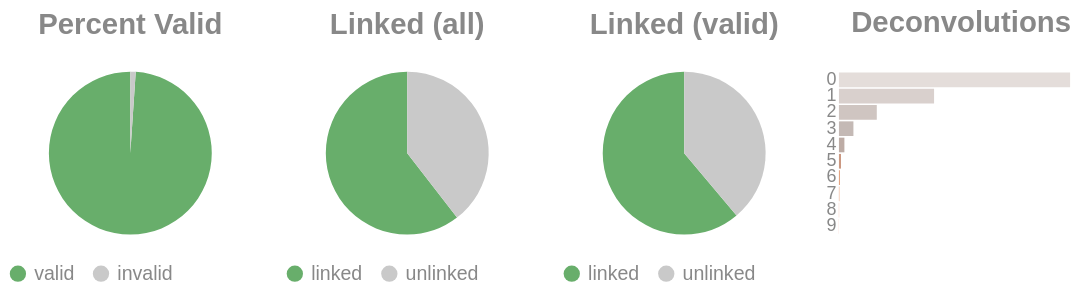

The notebook cell this image was saved under:
### Code cell
if SKIPLR:
    pass
else:
    clash = Counter()
    for i in valids['molecule'].to_list():
        _mol = i.split("-")
        if len(_mol) == 1:
            clash.update('0')
        else:
            clash.update(_mol[-1])

    _d = {"deconvolutions": [], 'count': []}
    for k,v in clash.items():
        _d['deconvolutions'].append(k)
        _d['count'].append(v)

    tot_valid = valids['reads'].sum()
    mask = valids['reads'] >= 2
    n_linked_reads = valids.filter(mask)['reads'].sum()
    if n_linked_reads == 0:
        print_html("No linked molecules (>=2 reads) were detected; skipping linked-only distributions.")
        SKIPLR = True
    else:
        perc_valid = round(tot_valid / n_reads, 4)
        linked_perc_abs = round(n_linked_reads / n_reads, 4)
        linked_perc = round(n_linked_reads / tot_valid, 4)

    _valid = pl.DataFrame({"valids": ['valid', 'invalid'], "count": [tot_valid, n_reads - tot_valid]})
    _linked_abs = pl.DataFrame({"linked (absolute)": ['linked', 'unlinked'], "count": [n_linked_reads, n_reads - n_linked_reads]})
    _linked_rel = pl.DataFrame({"linked (valids)": ['linked', 'unlinked'], "count": [n_linked_reads, tot_valid - n_linked_reads]})

    (
        alt.hconcat(
            piechart(_valid, goodval = 'valid', title = "Percent Valid"),
            piechart(_linked_abs, goodval = "linked", title =  "Linked (all)"),
            piechart(_linked_rel, goodval = "linked", title =  "Linked (valid)"),
            convolutionbar(pl.DataFrame(_d), title = "Deconvolutions"),
            center = True,
            bounds = 'flush'
        )
        .resolve_scale(color='independent')
        .resolve_legend('independent')
        .properties(usermeta={'embedOptions': {"actions": False}})
    ).display()

### Figure 1 — Vega-Lite specification as saved in the notebook (floating-point values rounded to 4 significant figures)
{"width": "container", "height": 400, "config": {"title": {"anchor": "start", "dy": -15, "fontSize": 18, "color": "#888888", "subtitleColor": "#888888", "subtitleFontSize": 14}, "arc": {"fill": "#0072B2"}, "axis": {"domainColor": "#888888", "domainWidth": 0.5, "gridWidth": 0.2, "grid": false, "titleFontWeight": 400, "titleFontSize": 15, "labelFontSize": 11, "labelColor": "#888888", "tickColor": "#888888", "tickWidth": 0.2, "titleColor": "#888888"}, "axisBand": {"grid": false}, "axisX": {"grid": true, "tickSize": 10, "domainCap": "round"}, "axisY": {"domain": false, "grid": true, "tickSize": 0, "domainCap": "round"}, "background": "transparent", "header": {"labelFontSize": 15, "labelColor": "#888888", "titleFontSize": 15, "titleFontWeight": 600, "titleColor": "#888888"}, "legend": {"labelFont": "sans-serif", "labelFontSize": 12, "labelColor": "#888888", "symbolSize": 100, "symbolType": "circle", "titleFontSize": 12, "titlePadding": 10, "titleColor": "#888888", "title": null}, "range": {"category": ["#E69F00", "#56B4E9", "#009E73", "#F0E442", "#0072B2", "#D55E00", "#CC79A7", "#000000"], "diverging": ["#cfe8f3", "#a2d4ec", "#73bfe2", "#46abdb", "#1696d2", "#12719e"]}, "area": {"fill": "#0072B2", "fillOpacity": 0.7, "line": true, "strokeOpacity": 0.7}, "line": {"color": "#0072B2", "stroke": "#0072B2", "strokeWidth": 2}, "trail": {"color": "#0072B2", "stroke": "#0072B2", "strokeWidth": 0, "size": 1}, "point": {"filled": true, "fillOpacity": 1.0, "size": 95}, "text": {"color": "#888888", "fontSize": 11, "align": "right", "fontWeight": 400, "size": 11}, "bar": {"fill": "#0072B2", "stroke": null}, "view": {"stroke": null, "continuousWidth": 660, "continuousHeight": 400}}, "hconcat": [{"data": {"name": "data-b784ee9a24d2a7c05298e9301ec8c40b"}, "mark": {"type": "arc"}, "encoding": {"color": {"field": "valids", "legend": {"orient": "bottom", "title": null}, "scale": {"domain": ["valid", "invalid"], "range": ["#68ae6b", "#C9C9C9"]}, "title": "Valids", "type": "nominal"}, "theta": {"field": "count", "type": "quantitative"}, "tooltip": [{"field": "valids", "title": "Valids", "type": "ordinal"}, {"field": "percent", "format": ".2%", "title": "Percent", "type": "quantitative"}, {"field": "count", "title": "Count", "type": "quantitative"}]}, "height": 100, "title": {"text": "Percent Valid", "align": "center", "anchor": "middle"}, "transform": [{"calculate": "datum.count / 4891032", "as": "percent"}], "width": 150}, {"data": {"name": "data-ed3e19597e9dca4ad897aa4cf2f664a7"}, "mark": {"type": "arc"}, "encoding": {"color": {"field": "linked (absolute)", "legend": {"orient": "bottom", "title": null}, "scale": {"domain": ["linked", "unlinked"], "range": ["#68ae6b", "#C9C9C9"]}, "title": "Linked (Absolute)", "type": "nominal"}, "theta": {"field": "count", "type": "quantitative"}, "tooltip": [{"field": "linked (absolute)", "title": "Linked (Absolute)", "type": "ordinal"}, {"field": "percent", "format": ".2%", "title": "Percent", "type": "quantitative"}, {"field": "count", "title": "Count", "type": "quantitative"}]}, "height": 100, "title": {"text": "Linked (all)", "align": "center", "anchor": "middle"}, "transform": [{"calculate": "datum.count / 4891032", "as": "percent"}], "width": 150}, {"data": {"name": "data-98f1d56e66bae0dfcf9c8062f8d3bbd1"}, "mark": {"type": "arc"}, "encoding": {"color": {"field": "linked (valids)", "legend": {"orient": "bottom", "title": null}, "scale": {"domain": ["linked", "unlinked"], "range": ["#68ae6b", "#C9C9C9"]}, "title": "Linked (Valids)", "type": "nominal"}, "theta": {"field": "count", "type": "quantitative"}, "tooltip": [{"field": "linked (valids)", "title": "Linked (Valids)", "type": "ordinal"}, {"field": "percent", "format": ".2%", "title": "Percent", "type": "quantitative"}, {"field": "count", "title": "Count", "type": "quantitative"}]}, "height": 100, "title": {"text": "Linked (valid)", "align": "center", "anchor": "middle"}, "transform": [{"calculate": "datum.count / 4839164", "as": "percent"}], "width": 150}, {"data": {"name": "data-8f2b9ef73b7a2c7c7a4dab6f366ed6ce"}, "mark": {"type": "bar"}, "encoding": {"color": {"field": "deconvolutions", "legend": null, "scale": {"scheme": "lightgreyred"}, "type": "nominal"}, "tooltip": [{"field": "deconvolutions", "title": "Deconvolutions", "type": "ordinal"}, {"field": "percent", "format": ".2%", "title": "Percent", "type": "quantitative"}, {"field": "count", "title": "Count", "type": "quantitative"}], "x": {"axis": null, "field": "count", "type": "quantitative"}, "y": {"field": "deconvolutions", "sort": "ascending", "title": null, "type": "nominal"}}, "height": 100, "title": {"text": "Deconvolutions", "align": "center", "anchor": "middle"}, "transform": [{"calculate": "datum.count / 2854042", "as": "percent"}], "width": 150}], "bounds": "flush", "center": true, "resolve": {"legend": {"angle": "independent"}, "scale": {"color": "independent"}}, "usermeta": {"embedOptions": {"actions": false}}, "$schema": "https://vega.github.io/schema/vega-lite/v6.4.1.json", "datasets": {"data-b784ee9a24d2a7c05298e9301ec8c40b": [{"valids": "valid", "count": 4839164}, {"valids": "invalid", "count": 51868}], "data-ed3e19597e9dca4ad897aa4cf2f664a7": [{"linked (absolute)": "linked", "count": 2957246}, {"linked (absolute)": "unlinked", "count": 1933786}], "data-98f1d56e66bae0dfcf9c8062f8d3bbd1": [{"linked (valids)": "linked", "count": 2957246}, {"linked (valids)": "unlinked", "count": 1881918}], "data-8f2b9ef73b7a2c7c7a4dab6f366ed6ce": [{"deconvolutions": "0", "count": 1702911}, {"deconvolutions": "1", "count": 700846}, {"deconvolutions": "2", "count": 278807}, {"deconvolutions": "3", "count": 106708}, {"deconvolutions": "4", "count": 40234}, {"deconvolutions": "5", "count": 15273}, {"deconvolutions": "6", "count": 5765}, {"deconvolutions": "7", "count": 2221}, {"deconvolutions": "8", "count": 910}, {"deconvolutions": "9", "count": 367}]}}
